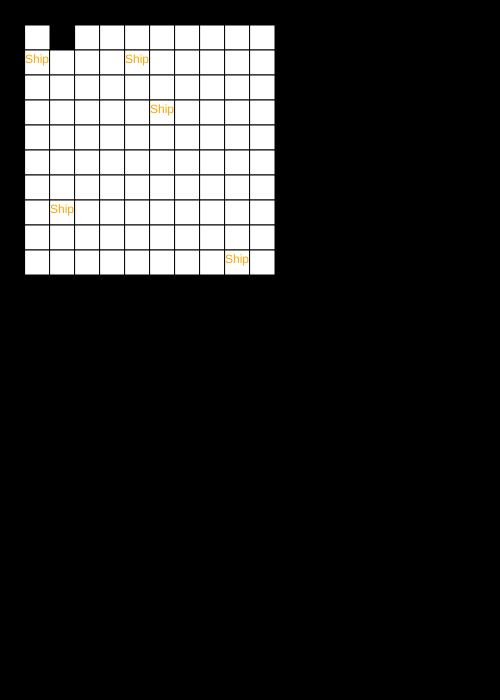
Frame 1 (no input)
Frame 60 (no input): identical to frame 1, image omitted
Frame 120 (the mouse pressed at the canvas centre since frame 60): identical to frame 1, image omitted

The p5.js sketch that drew this single still picture (run headless with seeded random() and noise() and a simulated clock; from frame 60 on, the mouse is pressed at the canvas centre):

// p5.js sketch
// ── sketch.js


function setup(){
    createCanvas(500,700);
    background("Black");


}


var playgrid = [ 
        [false, false, false, false, false, false, false, false, false, false, false], 
        [false, false, false, false, false, false, false, false, false, false, false], 
        [false, false, false, false, false, false, false, false, false, false, false], 
        [false, false, false, false, false, false, false, false, false, false, false], 
        [false, false, false, false, false, false, false, false, false, false, false], 
        [false, false, false, false, false, false, false, false, false, false, false], 
        [false, false, false, false, false, false, false, false, false, false, false], 
        [false, false, false, false, false, false, false, false, false, false, false], 
        [false, false, false, false, false, false, false, false, false, false, false], 
        [false, false, false, false, false, false, false, false, false, false, false], 
];

var compgrid = [ 
        [false, false, false, false, false, false, false, false, false, false, false], 
        [false, false, false, false, false, false, false, false, false, false, false], 
        [false, false, false, false, false, false, false, false, false, false, false], 
        [false, false, false, false, false, false, false, false, false, false, false], 
        [false, false, false, false, false, false, false, false, false, false, false], 
        [false, false, false, false, false, false, false, false, false, false, false], 
        [false, false, false, false, false, false, false, false, false, false, false], 
        [false, false, false, false, false, false, false, false, false, false, false], 
        [false, false, false, false, false, false, false, false, false, false, false], 
        [false, false, false, false, false, false, false, false, false, false, false], 

 ];

var ship = 5;
var randomCol = Math.round(Math.random()* 9);
var randomRow = Math.round(Math.random()* 9);

for (s = 0; s < ship; s++){
    if (playgrid[parseInt(randomCol)][parseInt(randomRow)] == false){
        playgrid[parseInt(randomCol)][parseInt(randomRow)] = true;

    }

    else if (playgrid[parseInt(randomCol)][parseInt(randomRow)] == true){
        s = s - 1;
    }
    randomCol = Math.round(Math.random()* 9);
    randomRow = Math.round(Math.random()* 9);
}

for (sh = 0; sh < ship; sh++){
    if (compgrid[parseInt(randomCol)][parseInt(randomRow)] == false){
        compgrid[parseInt(randomCol)][parseInt(randomRow)] = true;

    }

    else if (compgrid[parseInt(randomCol)][parseInt(randomRow)] == true){
        sh = sh - 1;
    }
    randomCol = Math.round(Math.random()* 9);
    randomRow = Math.round(Math.random()* 9);
}

var xloc = 25;
var yloc = 25;
var lsize = 25;
function draw(){
    
    fill("White");
    var phtml = [ (rect(xloc, yloc, 25, 25)),(rect(xloc + 50, yloc, 25, 25)),
  (rect(75,25,25,25)),(rect(100,25,25,25)),(rect(125,25,25,25)),
  (rect(150,25,25,25)),(rect(175,25,25,25)),(rect(200,25,25,25)),
  (rect(225,25,25,25)),(rect(250,25,25,25)),(rect(25,50,25,25)),
  (rect(50,50,25,25)),(rect(75,50,25,25)),(rect(100,50,25,25)),
  (rect(125,50,25,25)),(rect(150,50,25,25)),(rect(175,50,25,25)),
  (rect(200,50,25,25)),(rect(225,50,25,25)),(rect(250,50,25,25)),
  (rect(25,75,25,25)),(rect(50,75,25,25)),(rect(75,75,25,25)),
  (rect(100,75,25,25)),(rect(125,75,25,25)),(rect(150,75,25,25)),
  (rect(175,75,25,25)),(rect(200,75,25,25)),(rect(225,75,25,25)),
  (rect(250,75,25,25)),(rect(25,100,25,25)),(rect(50,100,25,25)),
  (rect(75,100,25,25)),(rect(100,100,25,25)),(rect(125,100,25,25)),
  (rect(150,100,25,25)),(rect(175,100,25,25)),(rect(200,100,25,25)),
  (rect(225,100,25,25)),(rect(250,100,25,25)),(rect(25,125,25,25)),
  (rect(50,125,25,25)),(rect(75,125,25,25)),(rect(100,125,25,25)),
  (rect(125,125,25,25)),(rect(150,125,25,25)),(rect(175,125,25,25)),
  (rect(200,125,25,25)),(rect(225,125,25,25)),(rect(250,125,25,25)),
  (rect(25,150,25,25)),(rect(50,150,25,25)),(rect(75,150,25,25)),
  (rect(100,150,25,25)),(rect(125,150,25,25)),
  (rect(150,150,25,25)),(rect(175,150,25,25)),(rect(200,150,25,25)),
  (rect(225,150,25,25)),(rect(250,150,25,25)),(rect(25,175,25,25)),(rect(50,175,25,25)),
  (rect(75,175,25,25)),(rect(100,175,25,25)),(rect(125,175,25,25)),
  (rect(150,175,25,25)),(rect(175,175,25,25)),(rect(200,175,25,25)),
  (rect(225,175,25,25)),(rect(250,175,25,25)),(rect(25,200,25,25)),(rect(50,200,25,25)),
  (rect(75,200,25,25)),(rect(100,200,25,25)),(rect(125,200,25,25)),
  (rect(150,200,25,25)),(rect(175,200,25,25)),(rect(200,200,25,25)),
  (rect(225,200,25,25)),(rect(250,200,25,25)),(rect(25,225,25,25)),(rect(50,225,25,25)),
  (rect(75,225,25,25)),(rect(100,225,25,25)),(rect(125,225,25,25)),
  (rect(150,225,25,25)),(rect(175,225,25,25)),(rect(200,225,25,25)),
  (rect(225,225,25,25)),(rect(250,225,25,25)),(rect(25,250,25,25)),(rect(50,250,25,25)),
  (rect(75,250,25,25)),(rect(100,250,25,25)),(rect(125,250,25,25)),
  (rect(150,250,25,25)),(rect(175,250,25,25)),(rect(200,250,25,25)),
  (rect(225,250,25,25)),(rect(250,250,25,25))
  ]
    
    for (a = 0; a < 10; a++){
        for (b = 0; b < 10; b++){
            if (playgrid[a][b] == true){
                fill("Orange");
                text("Ship", 25 * (a+1) , 25 * (b+1) + lsize/2);
            }
        }
    }
    
}



// ── ma.js
function rockBottom(arr) {
  var sub = "";
  for (i=0; i<arr.length; i++){
    if (arr.charAt(i)==" "){
        sub = sub + "PLHHHH";
      } 
    else{
      sub = sub + arr.charAt(i);
      }
      
    }
    
   console.log(sub)
  
}

rockBottom("Hello World");
